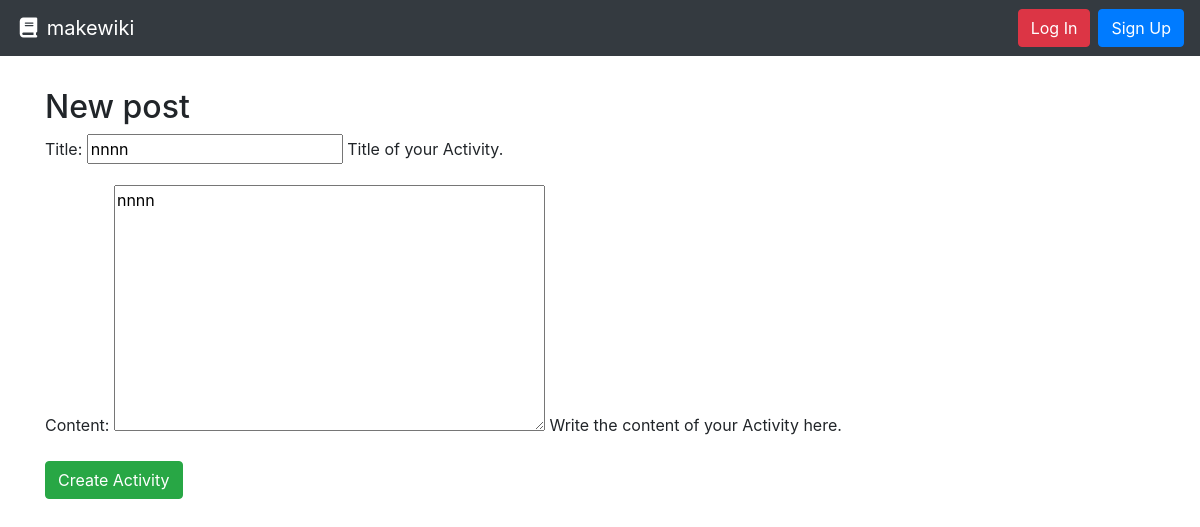
/edit/2/, run on an earlier commit of the app's database.
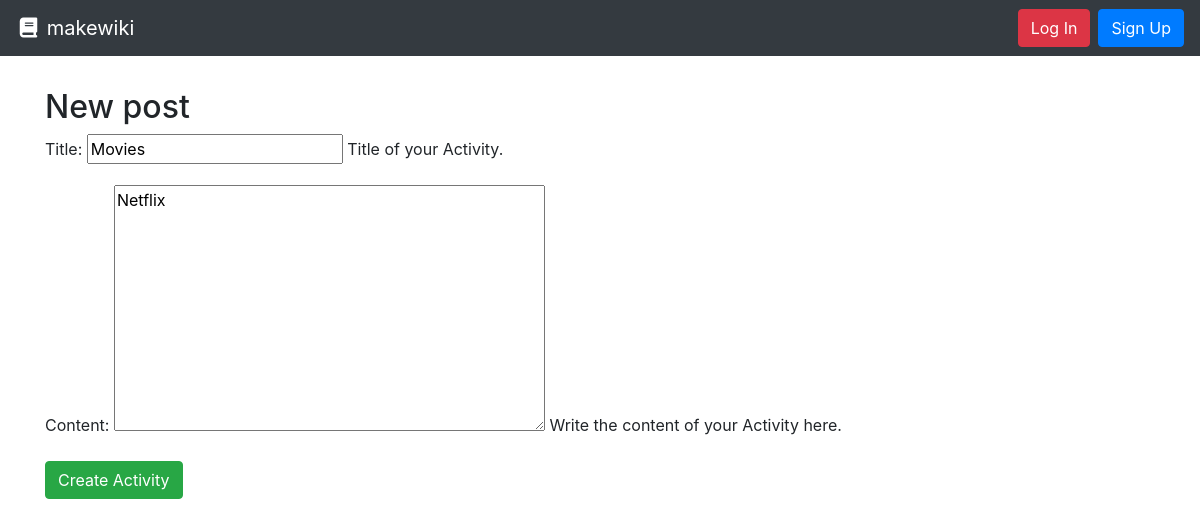
And on a later commit of the database.
### project/models.py (models this page shows, shortened)
class Activity(models.Model):
    title = models.CharField(max_length=settings.PROJECT_ACTIVITY_TITLE_MAX_LENGTH, unique=True,
                             help_text="Title of your Activity.")
    author = models.ForeignKey(User, on_delete=models.PROTECT,
                               help_text="The user that posted this article.")
    slug = models.CharField(max_length=settings.PROJECT_ACTIVITY_TITLE_MAX_LENGTH, blank=True, editable=False,
                            help_text="Unique URL path to access this Activity. Generated by the system.")
    content = models.TextField(
        help_text="Write the content of your Activity here.")
    created = models.DateTimeField(auto_now_add=True,
                                   help_text="The date and time this Activity was created. Automatically generated when the model saves.")
    modified = models.DateTimeField(auto_now=True,
                                    help_text="The date and time this Activity was updated. Automatically generated when the model updates.")
    image = models.ImageField(default='default.jpg', upload_to='activity_pic')

### project/views.py (the view)
# urls.py: path('edit/<int:pk>/', ActivityUpdateView.as_view(), name='activity-update-project'),
class ActivityUpdateView(generic.UpdateView):
    model = Activity
    fields = ['title','content']
    template_name = 'new_activity.html'

### project/templates/new_activity.html (shortened to what this page needs)
{% extends 'base.html' %}
{% block content %}
    <h2>New post</h2>
    <form method="POST">
        {{ form.as_p }}
        <button type="submit" class="btn btn-success">Create Activity</button>
    </form>
{% endblock %}

What changed in the data, as far as the page shows it:
changed Activity: title "nnnn" → "Movies"; content "nnnn" → "Netflix"
